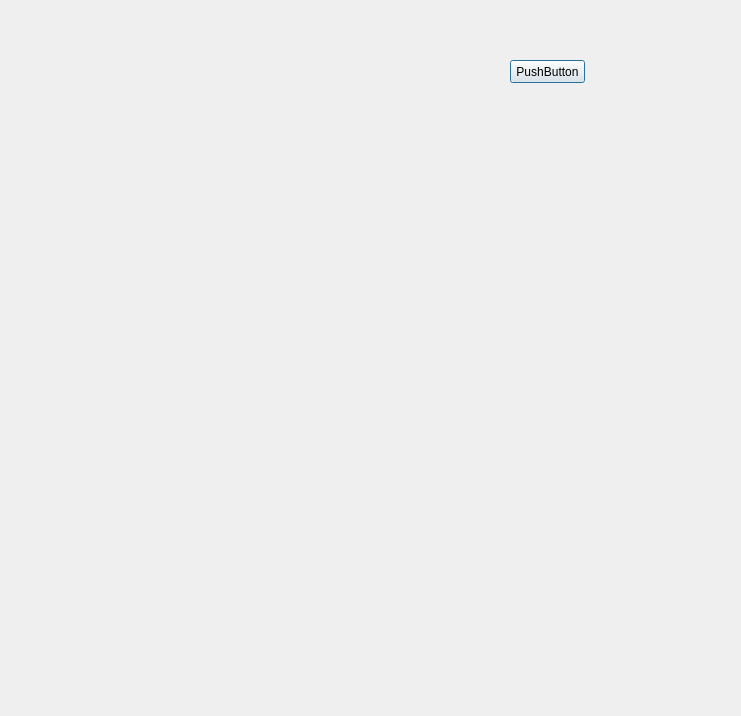
<?xml version="1.0" encoding="UTF-8"?>
<ui version="4.0">
 <class>test</class>
 <widget class="QDialog" name="test">
  <property name="geometry">
   <rect>
    <x>0</x>
    <y>0</y>
    <width>741</width>
    <height>716</height>
   </rect>
  </property>
  <property name="windowTitle">
   <string>Dialog</string>
  </property>
  <widget class="QPushButton" name="pushButton">
   <property name="geometry">
    <rect>
     <x>510</x>
     <y>60</y>
     <width>75</width>
     <height>23</height>
    </rect>
   </property>
   <property name="text">
    <string>PushButton</string>
   </property>
  </widget>
 </widget>
 <resources/>
 <connections/>
</ui>
